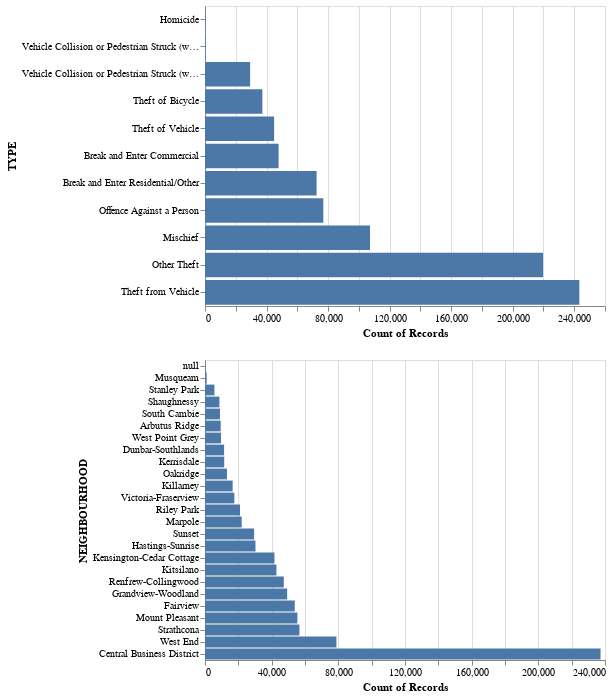

Notebook source saved alongside this figure:
### Code cell
categ_cols_dist = alt.Chart(data).mark_bar().encode(
    y = alt.X(alt.repeat(),type= "nominal").sort("x"),
    x =alt.Y("count()"),
).properties(
        width = 400,
        height = 300
).repeat(
     ["TYPE", "NEIGHBOURHOOD"],
    columns = 1
)
categ_cols_dist

### Figure 1 — Vega specification as saved in the notebook (floating-point values rounded to 4 significant figures)
{"$schema": "https://vega.github.io/schema/vega/v5.json", "data": [{"name": "source_0"}, {"name": "data_1", "values": [{"TYPE": "Break and Enter Commercial", "__count": 47836}, {"TYPE": "Break and Enter Residential/Other", "__count": 72543}, {"TYPE": "Homicide", "__count": 316}, {"TYPE": "Mischief", "__count": 107268}, {"TYPE": "Offence Against a Person", "__count": 76906}, {"TYPE": "Other Theft", "__count": 219751}, {"TYPE": "Theft from Vehicle", "__count": 243335}, {"TYPE": "Theft of Bicycle", "__count": 37293}, {"TYPE": "Theft of Vehicle", "__count": 44935}, {"TYPE": "Vehicle Collision or Pedestrian Struck (with Fatality)", "__count": 359}, {"TYPE": "Vehicle Collision or Pedestrian Struck (with Injury)", "__count": 29319}]}, {"name": "data_2", "values": [{"NEIGHBOURHOOD": "Oakridge", "__count": 13174}, {"NEIGHBOURHOOD": "Fairview", "__count": 53853}, {"NEIGHBOURHOOD": "West End", "__count": 78862}, {"NEIGHBOURHOOD": "Shaughnessy", "__count": 8639}, {"NEIGHBOURHOOD": "Central Business District", "__count": 237333}, {"NEIGHBOURHOOD": "Hastings-Sunrise", "__count": 30289}, {"NEIGHBOURHOOD": "Strathcona", "__count": 56667}, {"NEIGHBOURHOOD": "Grandview-Woodland", "__count": 49300}, {"NEIGHBOURHOOD": "Kitsilano", "__count": 42859}, {"NEIGHBOURHOOD": "Mount Pleasant", "__count": 55435}, {"NEIGHBOURHOOD": "Kensington-Cedar Cottage", "__count": 41682}, {"NEIGHBOURHOOD": "Sunset", "__count": 29471}, {"NEIGHBOURHOOD": "Stanley Park", "__count": 5671}, {"NEIGHBOURHOOD": "Marpole", "__count": 22019}, {"NEIGHBOURHOOD": "West Point Grey", "__count": 9595}, {"NEIGHBOURHOOD": "Victoria-Fraserview", "__count": 17603}, {"NEIGHBOURHOOD": "Kerrisdale", "__count": 11529}, {"NEIGHBOURHOOD": "Riley Park", "__count": 21002}, {"NEIGHBOURHOOD": "Arbutus Ridge", "__count": 9418}, {"NEIGHBOURHOOD": "Renfrew-Collingwood", "__count": 47280}, {"NEIGHBOURHOOD": "Killarney", "__count": 16595}, {"NEIGHBOURHOOD": "Dunbar-Southlands", "__count": 11462}, {"NEIGHBOURHOOD": "South Cambie", "__count": 8972}, {"NEIGHBOURHOOD": "Musqueam", "__count": 1007}, {"NEIGHBOURHOOD": null, "__count": 144}]}, {"name": "data_1_child__TYPE_x_domain___count", "values": [{"min": 316, "max": 243335}]}, {"name": "source_0_child__TYPE_y_domain_TYPE", "values": [{"TYPE": "Break and Enter Commercial", "sort_field": 47836}, {"TYPE": "Break and Enter Residential/Other", "sort_field": 72543}, {"TYPE": "Homicide", "sort_field": 316}, {"TYPE": "Mischief", "sort_field": 107268}, {"TYPE": "Offence Against a Person", "sort_field": 76906}, {"TYPE": "Other Theft", "sort_field": 219751}, {"TYPE": "Theft from Vehicle", "sort_field": 243335}, {"TYPE": "Theft of Bicycle", "sort_field": 37293}, {"TYPE": "Theft of Vehicle", "sort_field": 44935}, {"TYPE": "Vehicle Collision or Pedestrian Struck (with Fatality)", "sort_field": 359}, {"TYPE": "Vehicle Collision or Pedestrian Struck (with Injury)", "sort_field": 29319}]}, {"name": "data_2_child__NEIGHBOURHOOD_x_domain___count", "values": [{"min": 144, "max": 237333}]}, {"name": "source_0_child__NEIGHBOURHOOD_y_domain_NEIGHBOURHOOD", "values": [{"NEIGHBOURHOOD": "Oakridge", "sort_field": 13174}, {"NEIGHBOURHOOD": "Fairview", "sort_field": 53853}, {"NEIGHBOURHOOD": "West End", "sort_field": 78862}, {"NEIGHBOURHOOD": "Shaughnessy", "sort_field": 8639}, {"NEIGHBOURHOOD": "Central Business District", "sort_field": 237333}, {"NEIGHBOURHOOD": "Hastings-Sunrise", "sort_field": 30289}, {"NEIGHBOURHOOD": "Strathcona", "sort_field": 56667}, {"NEIGHBOURHOOD": "Grandview-Woodland", "sort_field": 49300}, {"NEIGHBOURHOOD": "Kitsilano", "sort_field": 42859}, {"NEIGHBOURHOOD": "Mount Pleasant", "sort_field": 55435}, {"NEIGHBOURHOOD": "Kensington-Cedar Cottage", "sort_field": 41682}, {"NEIGHBOURHOOD": "Sunset", "sort_field": 29471}, {"NEIGHBOURHOOD": "Stanley Park", "sort_field": 5671}, {"NEIGHBOURHOOD": "Marpole", "sort_field": 22019}, {"NEIGHBOURHOOD": "West Point Grey", "sort_field": 9595}, {"NEIGHBOURHOOD": "Victoria-Fraserview", "sort_field": 17603}, {"NEIGHBOURHOOD": "Kerrisdale", "sort_field": 11529}, {"NEIGHBOURHOOD": "Riley Park", "sort_field": 21002}, {"NEIGHBOURHOOD": "Arbutus Ridge", "sort_field": 9418}, {"NEIGHBOURHOOD": "Renfrew-Collingwood", "sort_field": 47280}, {"NEIGHBOURHOOD": "Killarney", "sort_field": 16595}, {"NEIGHBOURHOOD": "Dunbar-Southlands", "sort_field": 11462}, {"NEIGHBOURHOOD": "South Cambie", "sort_field": 8972}, {"NEIGHBOURHOOD": "Musqueam", "sort_field": 1007}, {"NEIGHBOURHOOD": null, "sort_field": 144}]}], "signals": [{"name": "childHeight", "value": 300}], "marks": [{"type": "group", "name": "child__TYPE_group", "encode": {"update": {"width": {"signal": "width"}, "height": {"signal": "childHeight"}}}, "marks": [{"type": "rect", "name": "child__TYPE_marks", "from": {"data": "data_1"}, "encode": {"update": {"y": {"field": "TYPE", "scale": "child__TYPE_y"}, "ariaRoleDescription": {"value": "bar"}, "height": {"signal": "max(0.25, bandwidth('child__TYPE_y'))"}, "x": {"field": "__count", "scale": "child__TYPE_x"}, "fill": {"value": "#4c78a8"}, "description": {"signal": "\"Count of Records: \" + (format(datum[\"__count\"], \"\")) + \"; TYPE: \" + (isValid(datum[\"TYPE\"]) ? datum[\"TYPE\"] : \"\"+datum[\"TYPE\"])"}, "x2": {"value": 0, "scale": "child__TYPE_x"}}}, "style": ["bar"]}], "axes": [{"scale": "child__TYPE_x", "maxExtent": 0, "minExtent": 0, "ticks": false, "labels": false, "tickCount": {"signal": "ceil(width/40)"}, "orient": "bottom", "gridScale": "child__TYPE_y", "grid": true, "domain": false, "aria": false, "zindex": 0}, {"scale": "child__TYPE_x", "zindex": 0, "labelOverlap": true, "title": "Count of Records", "orient": "bottom", "grid": false, "labelFlush": true, "tickCount": {"signal": "ceil(width/40)"}}, {"scale": "child__TYPE_y", "grid": false, "title": "TYPE", "orient": "left", "zindex": 0}], "style": "cell"}, {"type": "group", "name": "child__NEIGHBOURHOOD_group", "encode": {"update": {"width": {"signal": "width"}, "height": {"signal": "childHeight"}}}, "marks": [{"type": "rect", "name": "child__NEIGHBOURHOOD_marks", "from": {"data": "data_2"}, "encode": {"update": {"height": {"signal": "max(0.25, bandwidth('child__NEIGHBOURHOOD_y'))"}, "ariaRoleDescription": {"value": "bar"}, "x2": {"value": 0, "scale": "child__NEIGHBOURHOOD_x"}, "fill": {"value": "#4c78a8"}, "x": {"field": "__count", "scale": "child__NEIGHBOURHOOD_x"}, "y": {"field": "NEIGHBOURHOOD", "scale": "child__NEIGHBOURHOOD_y"}, "description": {"signal": "\"Count of Records: \" + (format(datum[\"__count\"], \"\")) + \"; NEIGHBOURHOOD: \" + (isValid(datum[\"NEIGHBOURHOOD\"]) ? datum[\"NEIGHBOURHOOD\"] : \"\"+datum[\"NEIGHBOURHOOD\"])"}}}, "style": ["bar"]}], "axes": [{"scale": "child__NEIGHBOURHOOD_x", "grid": true, "minExtent": 0, "tickCount": {"signal": "ceil(width/40)"}, "zindex": 0, "ticks": false, "orient": "bottom", "labels": false, "domain": false, "gridScale": "child__NEIGHBOURHOOD_y", "aria": false, "maxExtent": 0}, {"scale": "child__NEIGHBOURHOOD_x", "grid": false, "orient": "bottom", "title": "Count of Records", "labelOverlap": true, "tickCount": {"signal": "ceil(width/40)"}, "labelFlush": true, "zindex": 0}, {"scale": "child__NEIGHBOURHOOD_y", "orient": "left", "grid": false, "title": "NEIGHBOURHOOD", "zindex": 0}], "style": "cell"}], "scales": [{"name": "child__TYPE_x", "type": "linear", "domain": [{"signal": "(data(\"data_1_child__TYPE_x_domain___count\")[0] || {}).min"}, {"signal": "(data(\"data_1_child__TYPE_x_domain___count\")[0] || {}).max"}], "range": [0, {"signal": "width"}], "nice": true, "zero": true}, {"name": "child__TYPE_y", "type": "band", "domain": {"data": "source_0_child__TYPE_y_domain_TYPE", "field": "TYPE", "sort": {"op": "max", "field": "sort_field"}}, "range": [0, {"signal": "childHeight"}], "paddingInner": 0.1, "paddingOuter": 0.05}, {"name": "child__NEIGHBOURHOOD_x", "type": "linear", "domain": [{"signal": "(data(\"data_2_child__NEIGHBOURHOOD_x_domain___count\")[0] || {}).min"}, {"signal": "(data(\"data_2_child__NEIGHBOURHOOD_x_domain___count\")[0] || {}).max"}], "range": [0, {"signal": "width"}], "nice": true, "zero": true}, {"name": "child__NEIGHBOURHOOD_y", "type": "band", "domain": {"data": "source_0_child__NEIGHBOURHOOD_y_domain_NEIGHBOURHOOD", "field": "NEIGHBOURHOOD", "sort": {"op": "max", "field": "sort_field"}}, "range": [0, {"signal": "childHeight"}], "paddingInner": 0.1, "paddingOuter": 0.05}], "background": "white", "width": 400, "padding": 5, "layout": {"padding": 20, "columns": 1, "bounds": "full", "align": "all"}}
